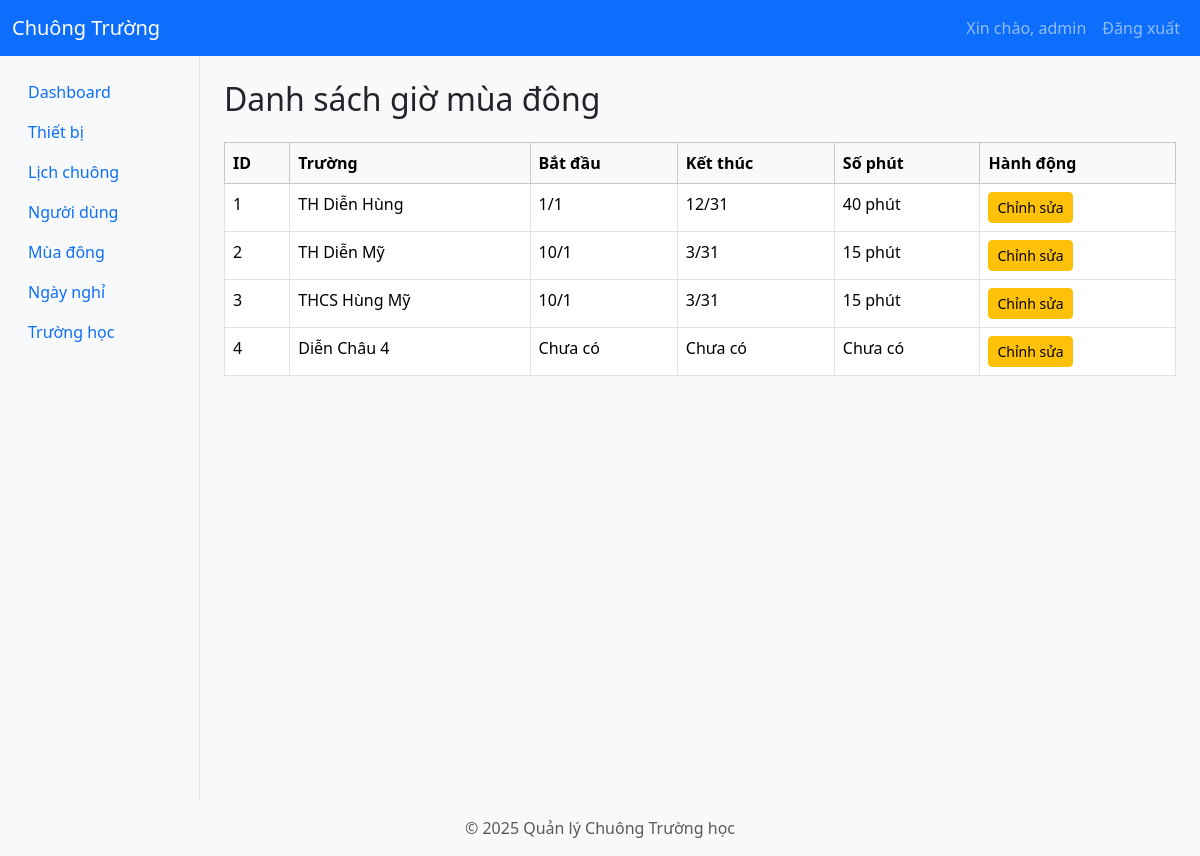
The page /seasons (signed in) on the database as committed earlier.
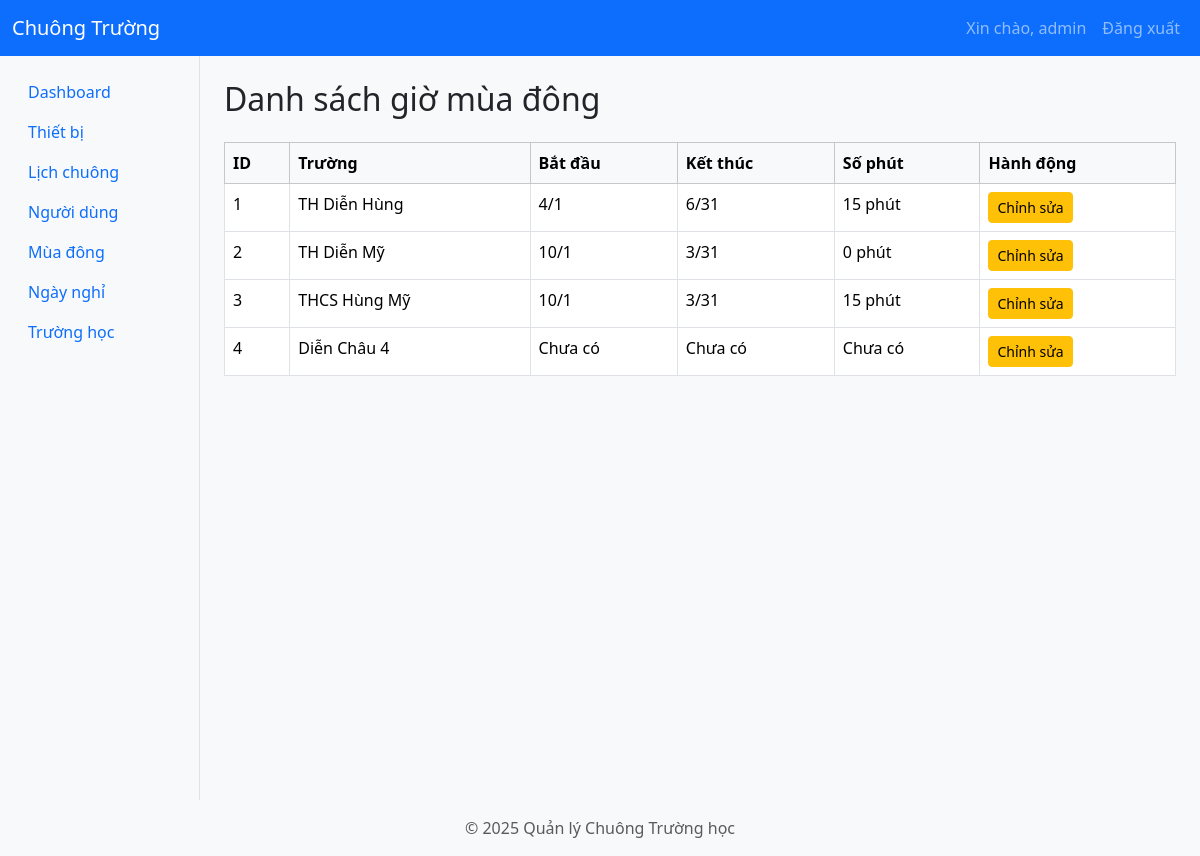
The same page on the database as committed later.
### app/models/school.py (models this page shows)
class School(db.Model):
    __tablename__ = "schools"
    id = db.Column(db.Integer, primary_key=True)
    name = db.Column(db.String(100), nullable=False)
    address = db.Column(db.String(200))
    phone = db.Column(db.String(20))
    users = db.relationship("User", back_populates="school", lazy="dynamic")
    devices = db.relationship("Device", back_populates="school", lazy=True)
    disabled_periods = db.relationship(
        "DisabledPeriod",
        back_populates="school",
        lazy=True
    )
    schedules = db.relationship("Schedule", back_populates="school", lazy=True)
    winter_shift = db.relationship(
        "app.models.winter_shift_config.WinterShiftConfig",
        backref="school_winter_shift",
        uselist=False,
        overlaps="winter_shift_config,school"
    )
    winter_shift_config = db.relationship(
        "app.models.winter_shift_config.WinterShiftConfig",
        backref="school_winter_shift_config",
        uselist=False,
        overlaps="school_winter_shift"
    )

### app/models/winter_shift_config.py (models this page shows)
class WinterShiftConfig(db.Model):
    __tablename__ = 'winter_shift_config'
    __table_args__ = {'extend_existing': True}  # Allow redefining the table if it already exists
    id = db.Column(db.Integer, primary_key=True)
    school_id = db.Column(db.Integer, db.ForeignKey('schools.id'), nullable=False, unique=True)
    start_month = db.Column(db.Integer, nullable=False, default=10)  # Default to October
    end_month = db.Column(db.Integer, nullable=False, default=3)    # Default to March
    morning_shift_minutes = db.Column(db.Integer, nullable=False, default=0)
    afternoon_shift_minutes = db.Column(db.Integer, nullable=False, default=0)
    school = db.relationship(
        'School',
        backref=db.backref('winter_shift_from_config', uselist=False),
        overlaps="winter_shift,winter_shift_config,school_winter_shift,school_winter_shift_config"
    )

### app/routes/season.py (the view)
@season_bp.route("/seasons", methods=["GET"])
@login_required
@admin_required
def list_seasons():
    schools = School.query.all()  # Removed joinedload(School.seasons) as season_config no longer exists
    print("Schools:", schools)
    return render_template('seasons.html', schools=schools)

### app/__init__.py (called while the page is built)
def create_app():
    app = Flask(__name__)
    app.config.from_object('app.config.Config')
    db.init_app(app)
    jwt.init_app(app)
    migrate.init_app(app, db)  # Bind Flask-Migrate to the app and db
    login_manager.init_app(app)  # Initialize Flask-Login
    login_manager.login_view = 'auth.login'  # Set the login view
    @app.context_processor
    def inject_user():
        from flask_login import current_user
        return dict(current_user=current_user)
    from app.utils.jwt_patch import apply_jwt_patch
    apply_jwt_patch()
    from app.routes import register_routes
    register_routes(app)
    def get_day_name(index):
        days = ['Thứ 2', 'Thứ 3', 'Thứ 4', 'Thứ 5', 'Thứ 6', 'Thứ 7', 'Chủ Nhật']
        return days[index]
    app.jinja_env.filters['get_day_name'] = get_day_name
    return app

### app/templates/seasons.html (shortened to what this page needs)
{% extends 'layout.html' %}
{% block content %}
<h2 class="mb-4">Danh sách giờ mùa đông</h2>
<table class="table table-bordered table-hover">
    <thead class="table-light">
        <tr>
            <th>ID</th>
            <th>Trường</th>
            <th>Bắt đầu</th>
            <th>Kết thúc</th>
            <th>Số phút</th>
            <th>Hành động</th>
        </tr>
    </thead>
    <tbody>
        {% for school in schools %}
        <tr>
            <td>{{ school.id }}</td>
            <td>{{ school.name }}</td>
            <td>{% if school.winter_shift_config %}{{ school.winter_shift_config.start_month }}/1{% else %}Chưa có{% endif %}</td>
            <td>{% if school.winter_shift_config %}{{ school.winter_shift_config.end_month }}/31{% else %}Chưa có{% endif %}</td>
            <td>{% if school.winter_shift_config %}{{ school.winter_shift_config.morning_shift_minutes }} phút{% else %}Chưa có{% endif %}</td>
            <td>
                <a href="/seasons/edit/{{ school.id }}" class="btn btn-sm btn-warning">Chỉnh sửa</a>
            </td>
        </tr>
        {% endfor %}
    </tbody>
</table>
{% endblock %}

### app/templates/layout.html (shortened to what this page needs)
<!DOCTYPE html>
<html lang="vi">
<head>
    <link href="https://cdn.jsdelivr.net/npm/bootstrap@5.3.2/dist/css/bootstrap.min.css" rel="stylesheet">
    <link rel="stylesheet" href="{{ url_for('static', filename='css/style.css') }}">
</head>
<body>
    <nav class="navbar navbar-expand-lg navbar-dark bg-primary">
        <div class="container-fluid">
            <a class="navbar-brand" href="/">Chuông Trường</a>
            <div class="collapse navbar-collapse" id="navbarNav">
                <ul class="navbar-nav ms-auto">
                    {% if session.get('user') %}
                    <li class="nav-item">
                        <a class="nav-link" href="/profile">Xin chào, {{ session['user']['username'] }}</a>
                    </li>
                    <li class="nav-item">
                        <a class="nav-link" href="/logout">Đăng xuất</a>
                    </li>
                    {% else %}
                    <li class="nav-item">
                        <a class="nav-link" href="/login">Đăng nhập</a>
                    </li>
                    {% endif %}
                </ul>
            </div>
        </div>
    </nav>
    <div class="container-fluid">
        <div class="row">
            <nav class="col-md-2 d-none d-md-block bg-light sidebar">
                <div class="position-sticky pt-3">
                    <ul class="nav flex-column">
                        {% if session.get('user') %}
                            {% set role = session['user'].get('role') %}
                            {% if role == 'admin' %}
                                <li class="nav-item"><a class="nav-link" href="/">Dashboard</a></li>
                                <li class="nav-item"><a class="nav-link" href="/devices">Thiết bị</a></li>
                                <li class="nav-item"><a class="nav-link" href="/schedules">Lịch chuông</a></li>
                                <li class="nav-item"><a class="nav-link" href="/users">Người dùng</a></li>
                                <li class="nav-item"><a class="nav-link" href="/seasons">Mùa đông</a></li>
                                <li class="nav-item"><a class="nav-link" href="/holidays">Ngày nghỉ</a></li>
                                <li class="nav-item"><a class="nav-link" href="/schools">Trường học</a></li>
                            {% elif role == 'school_admin' %}
                                <li class="nav-item"><a class="nav-link" href="/schedules">Lịch chuông</a></li>
                            {% elif role == 'school_user' %}
                                <li class="nav-item"><a class="nav-link" href="/schedules">Xem lịch chuông</a></li>
                            {% endif %}
                        {% endif %}
                    </ul>
                </div>
            </nav>
            <main class="col-md-9 ms-sm-auto col-lg-10 px-md-4 py-4">
                {% block content %}{% endblock %}
            </main>
        </div>
    </div>
    <footer class="footer mt-auto py-3 bg-light">
        <div class="container text-center">
            <span class="text-muted">&copy; 2025 Quản lý Chuông Trường học</span>
        </div>
    </footer>
</body>
</html>

### app/static/css/style.css (style rules this page uses)
body { background-color: #f8f9fa; }
.sidebar { min-height: 100vh; border-right: 1px solid #dee2e6; }
.footer { position: fixed; bottom: 0; width: 100%; }

Rows that differ between the two databases and show on the page:
changed through a linked row, School "TH Diễn Hùng": winter_shift_config.start_month "1" → "4"; winter_shift_config.end_month "12" → "6"; winter_shift_config.morning_shift_minutes "40" → "15"
changed through a linked row, School "TH Diễn Mỹ": winter_shift_config.morning_shift_minutes "15" → "0"
